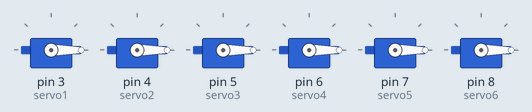
Recording of a sketch running on a simulated Arduino Uno, built with avr-gcc and run on an emulated ATmega328P. Parts: 6 × servo.

Above: at 0.05 s.
At 4.0 s:
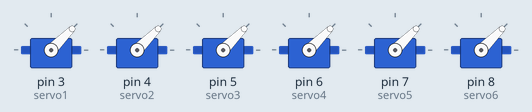
Timing chart, 0 to 5.2 s (numbered marks = the images above):
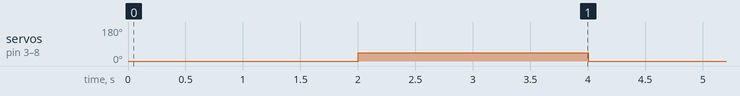

The sketch:

sketch_mar28a.ino
```cpp
#include <Servo.h>

Servo servo1;
Servo servo2;
Servo servo3;
Servo servo4;
Servo servo5;
Servo servo6;

void setup() {
  servo1.attach(3);
  servo2.attach(4);
  servo3.attach(5);
  servo4.attach(6);
  servo5.attach(7);
  servo6.attach(8);

  servo1.write(0);
  servo2.write(0);
  servo3.write(0);
  servo4.write(0);
  servo5.write(0);
  servo6.write(0);
}

void loop() {
  // move all servos to position 0
  servo1.write(0);
  servo2.write(0);
  servo3.write(0);
  servo4.write(0);
  servo5.write(0);
  servo6.write(0);
  delay(2000);

  // move all servos to position 90
  servo1.write(45);
  servo2.write(45);
  servo3.write(45);
  servo4.write(45);
  servo5.write(45);
  servo6.write(45);
  delay(2000);

  // move all servos to position 180
  servo1.write(90);
  servo2.write(90);
  servo3.write(90);
  servo4.write(90);
  servo5.write(90);
  servo6.write(90);
  //delay(2000);
}
```

Measured:
- by itself, servo on pin 3 (servo1), servo on pin 4 (servo2), servo on pin 5 (servo3), servo on pin 6 (servo4), servo on pin 7 (servo5), servo on pin 8 (servo6): alternates 45° for 2.0 s and 0° for 2.0 s
